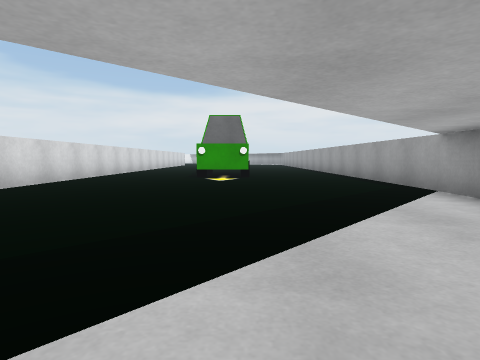
[1] (above)

24 first-person views from a walk through a Unity game level. The camera is 0.58 m above the floor, tilts 4° down and sees 75° across. The floor is counted in squares, 1 m on a side. Each view is taken from the middle of a square. On the plan, view 1 faces up. The plan holds only what a view shows up to about 9 squares ahead; the rest is blank. The place goes on beyond the plan.

[2]
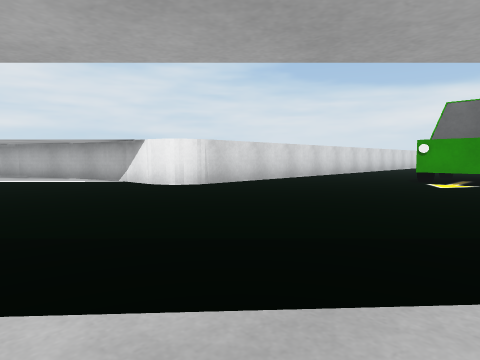

[3]
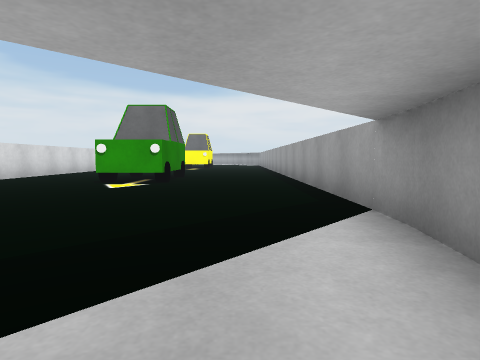

[4]
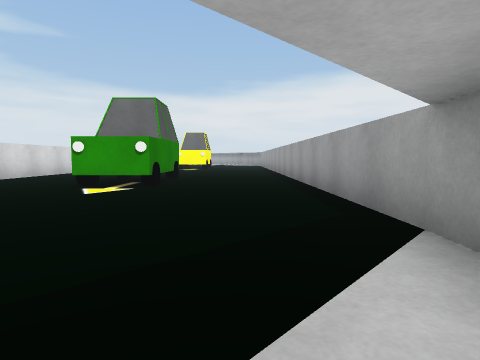

[5]
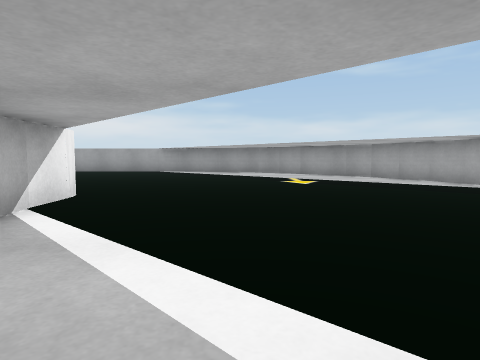

[6]
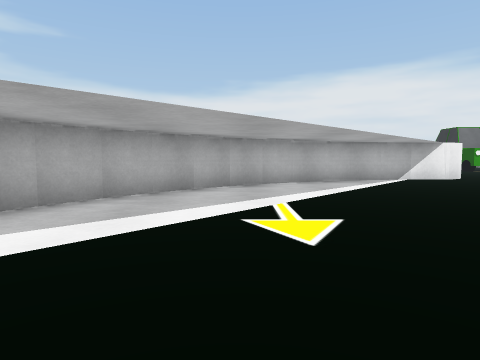

[7]
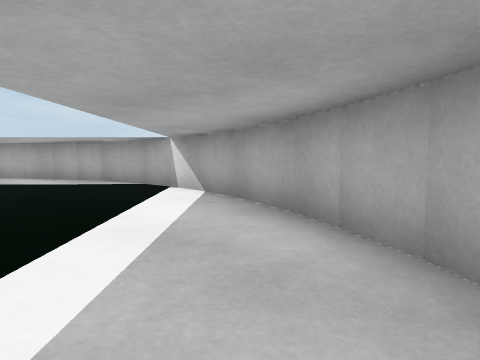

[8]
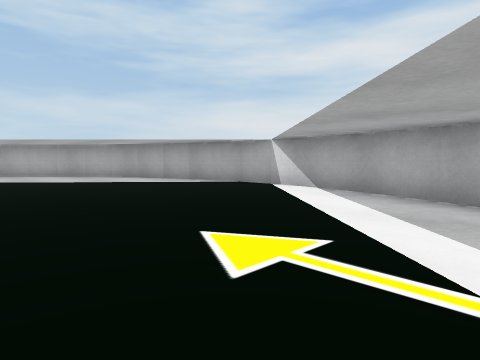

[9]
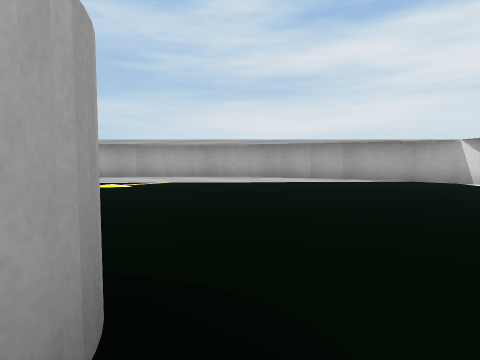

[10]
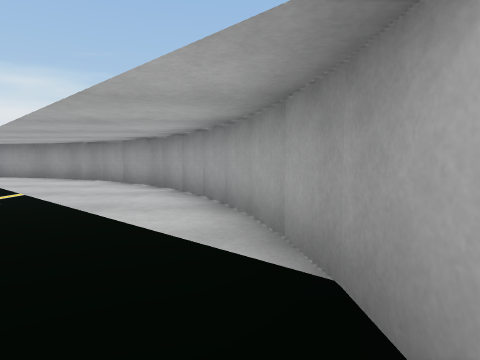

[11]
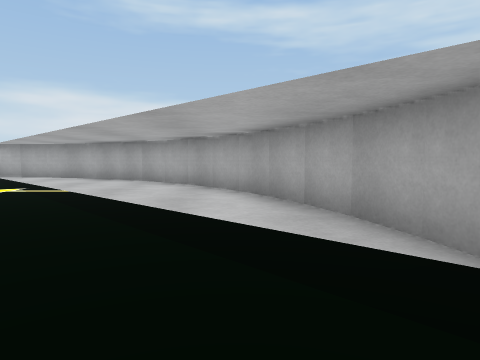

[12]
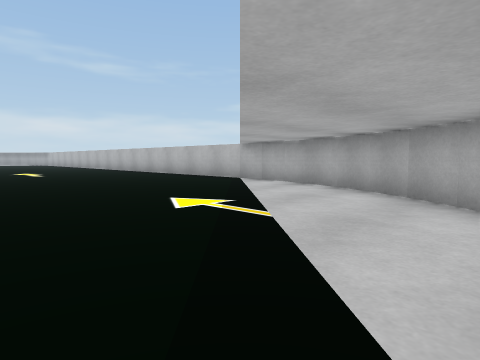

[13]
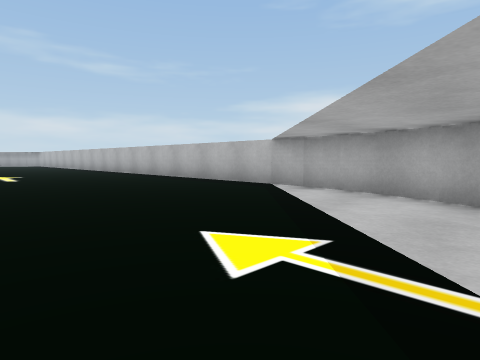

[14]
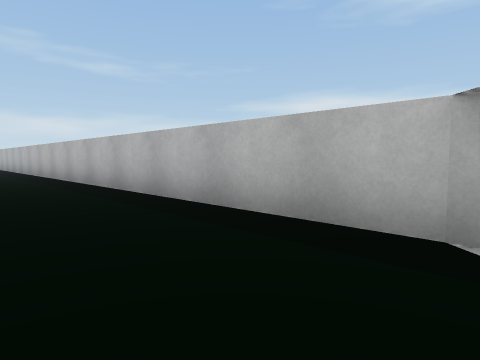

[15]
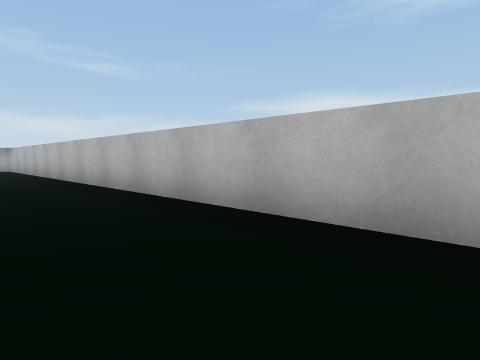

[16]
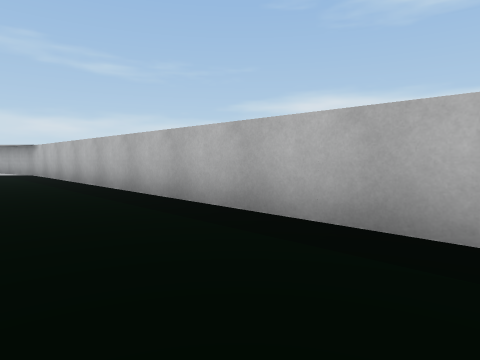

[17]
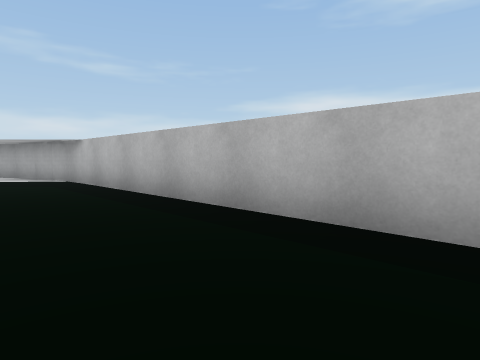

[18]
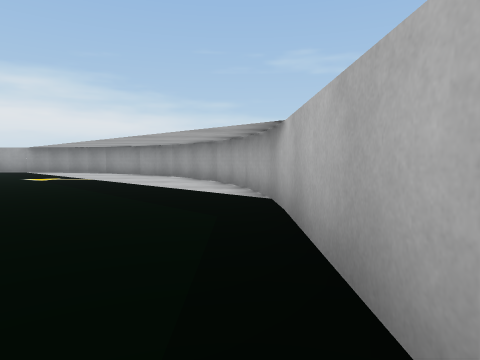

[19]
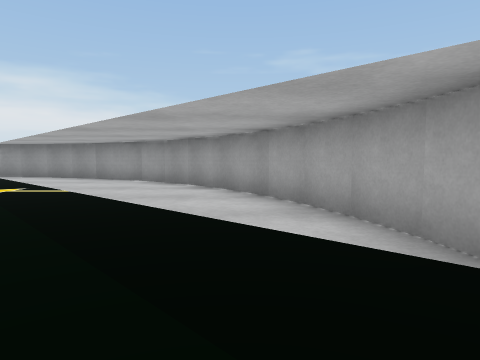

[20]
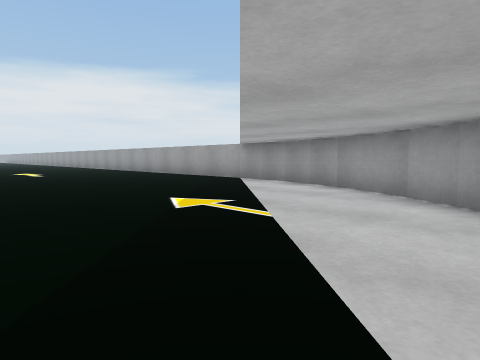

[21]
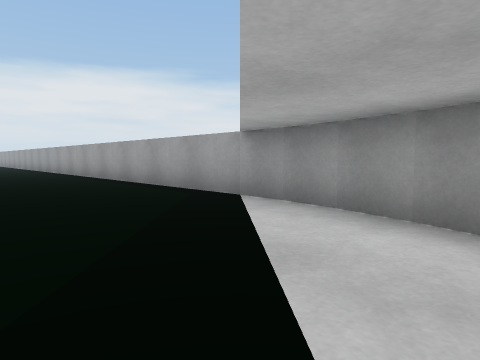

[22]
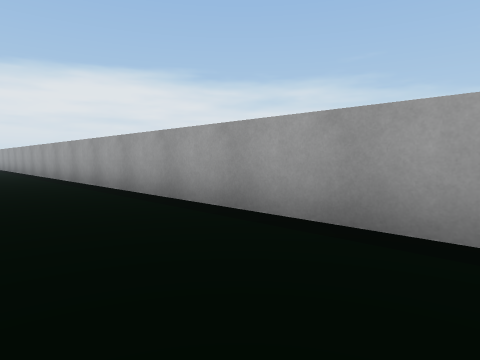

[23]
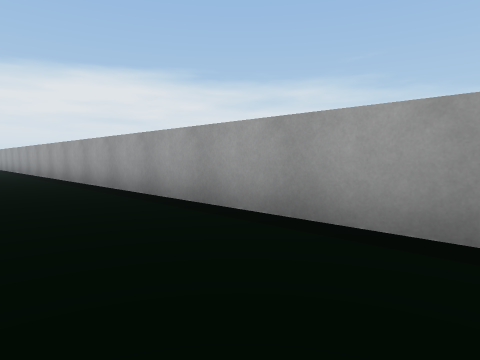

[24]
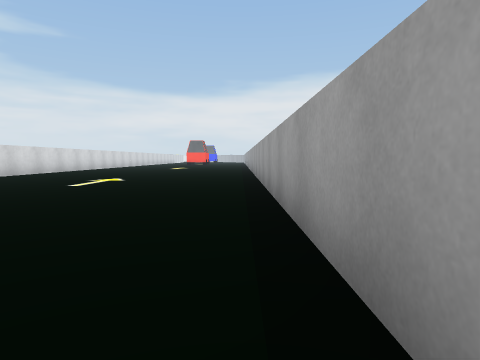

### Floor plan
Points are (right, up) in squares from view 1. A wall is a line through its corners. A room is listed if a view was taken in it or the views show most of it. See-through windows are left out.
Room 1 (views 1, 2, 3, 4, 5, 6, 7, 8, 9, 10, 11, 12, 13, 14, 15, 16, 17, 18, 19, 20, 21, 22, 23, 24)
walls: (0.8, -0.9) (1.5, -0.2); (1.4, -0.3) (2, 0.5); (0.1, -1.5) (0.9, -0.9); (1.9, 0.4) (2.5, 1.3); (-0.6, -2) (0.2, -1.4); (2.4, 1.2) (2.8, 2.1); (-1.3, -2.5) (-0.4, -1.9); (2.8, 2) (3.1, 2.7); (-2.1, -2.8) (-1.2, -2.4); (-2.9, -3.1) (-2, -2.8); (3.3, 3.6) (3.5, 4.6); (-3.8, -3.3) (-2.8, -3.1); (3.5, 4.5) (3.5, 12.1); (-4.6, -3.5) (-3.7, -3.3); (-5.4, -3.5) (-4.5, -3.5); (15.3, -13.5) (16.3, -13.3); (16.2, -13.3) (17.2, -13.1); (17, -13.2) (17.9, -12.8); (17.8, -12.9) (18.8, -12.4); (18.7, -12.5) (19.6, -11.9); (-6.5, -13.5) (15.4, -13.5); (19.5, -12) (20.3, -11.4); (-7.3, -13.3) (-6.4, -13.5); (20.2, -11.5) (20.9, -10.8); (-5.3, 4.5) (-6.4, 4.5); (20.8, -11) (21.5, -10.1); (-8.1, -13.1) (-7.2, -13.4); (21.4, -10.3) (22, -9.5) (22.5, -8.7); (-6.3, 4.5) (-7.3, 4.3); (-9, -12.8) (-8, -13.1); (22.4, -8.8) (22.8, -7.9); (-7.2, 4.4) (-8.1, 4.1); (22.8, -8) (23.1, -7.1) (23.4, -6.2); (-9.8, -12.4) (-8.9, -12.8); (-8, 4.1) (-9, 3.8); (23.3, -6.3) (23.5, -5.3); (23.5, -5.5) (23.5, 12.8); (-8.9, 3.8) (-9.8, 3.4); (-11.3, -11.4) (-10.5, -12) (-9.7, -12.5); (-9.6, 3.5) (-10.5, 3); (-11.9, -10.8) (-11.2, -11.5); (-10.4, 3.1) (-11.2, 2.5); (-12.5, -10.1) (-11.9, -10.9); (-11.1, 2.5) (-11.9, 1.9); (-13, -9.4) (-12.4, -10.2); (-11.8, 1.9) (-12.5, 1.2); (-13.4, -8.7) (-12.9, -9.6); (-12.4, 1.3) (-13, 0.5); (-13.9, -7.9) (-13.4, -8.8); (-12.9, 0.6) (-13.4, -0.3); (-14.2, -7) (-13.8, -8.1); (-13.4, -0.2) (-13.8, -1.1); (-14.3, -6.2) (-14.1, -7.2); (-13.8, -1) (-14.2, -2); (-14.5, -5.3) (-14.3, -6.3); (-14.1, -1.8) (-14.3, -2.8); (-14.5, -4.5) (-14.5, -5.5); (-14.3, -2.7) (-14.5, -3.7); (-14.5, -3.6) (-14.5, -4.6); (-4.5, 12) (-4.5, 5.4)
objects: car (-1, 9) to (0, 12)

Positions as (right, up) in squares from view 1, and headings:
1: (0, 0), facing up
2: (1, 1), facing up-left
3: (2, 2), facing up
4: (2, 3), facing up
5: (-10, 2), facing right
6: (-11, -4), facing up
7: (-11, 1), facing down-left
8: (-9, 0), facing down-left
9: (-6, -3), facing down-left
10: (-6, -3), facing right
11: (-13, -4), facing down
12: (-12, -7), facing down-right
13: (-10, -8), facing down-right
14: (-6, -11), facing down-right
15: (-1, -11), facing down-right
16: (3, -11), facing down-right
17: (7, -11), facing down-right
18: (11, -13), facing right
19: (14, -12), facing right
20: (17, -11), facing up-right
21: (20, -8), facing up-right
22: (21, -3), facing up-right
23: (21, 2), facing up-right
24: (23, 4), facing up
